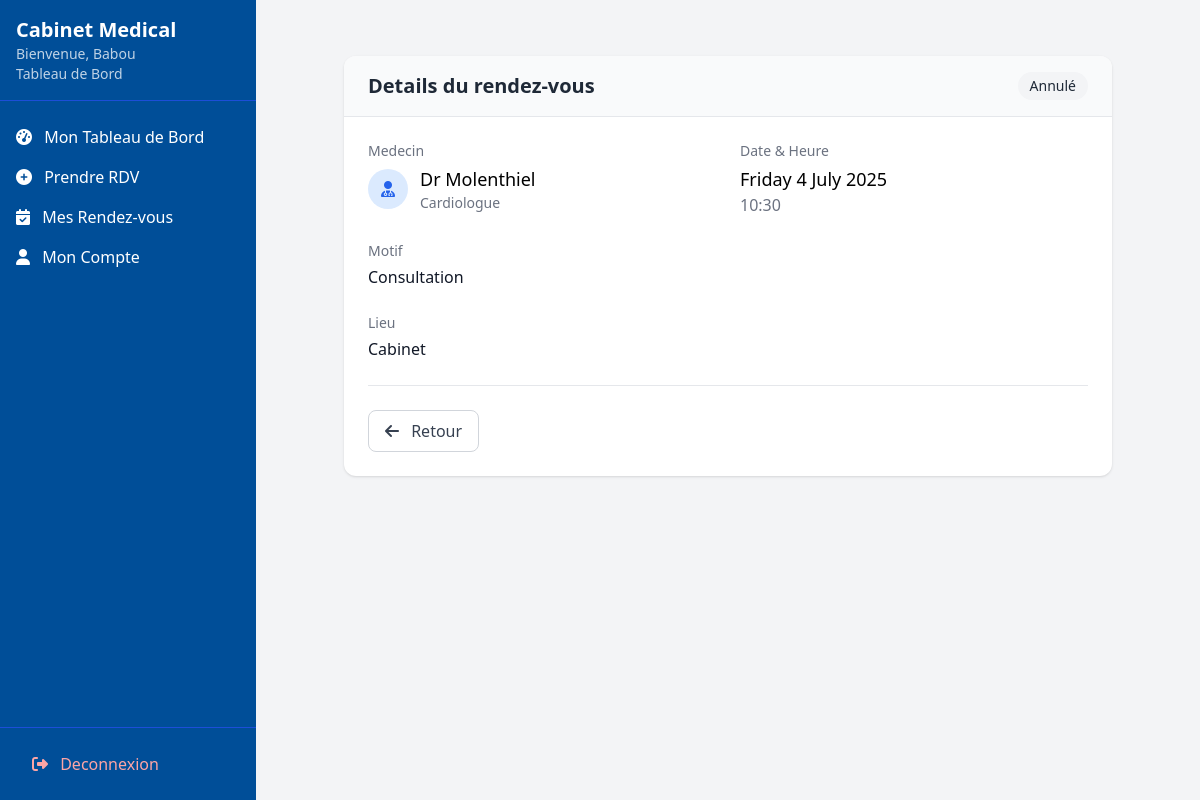
Screenshot of /rendezvous/1/ (signed in) with the database file from the repository.
### utilisateurs/models.py (models this page shows, shortened)
class User(AbstractUser):
    username = None
    email = models.EmailField('email address', unique=True)
    nom = models.CharField(max_length=100)
    prenom = models.CharField(max_length=100)
    is_doctor_request = models.BooleanField(default=False)
    role = models.CharField(
        max_length=20,
        choices=[('patient', 'Patient'), ('docteur', 'Docteur'), ('admin', 'Administrateur')],
        default='patient'
    )
    telephone = models.CharField(max_length=20, blank=True, null=True)
    date_naiss = models.DateField(null=True, blank=True)
    adresse = models.TextField(blank=True)
    genre = models.CharField(max_length=1, choices=[('M', 'Masculin'), ('F', 'Féminin'), ('O', 'Autre')], blank=True)
    verification_code = models.CharField(max_length=6, null=True, blank=True)
    code_expires_at = models.DateTimeField(null=True, blank=True)  #  pour expiration
    USERNAME_FIELD = 'email'
    REQUIRED_FIELDS = ['nom', 'prenom']
    objects = UserManager()
    class Meta:
        db_table = 'utilisateurs_user'
    @property
    def docteur(self):
        """Propriete pour acceder au profil docteur de maniere coherente"""
        return self.docteur_profile
    @property
    def patient(self):
        """Propriete pour acceder au profil patient"""
        return self.patient_profile

class Docteur(models.Model):
    user = models.OneToOneField(User, on_delete=models.CASCADE, related_name='docteur_profile')
    specialite = models.ForeignKey(Specialite, on_delete=models.SET_NULL, null=True)
    est_approuve = models.BooleanField(default=False)  # Approuve par l'admin
    numero_licence = models.CharField(max_length=50, unique=True,null=True)
    bio = models.TextField(blank=True)
    experience = models.PositiveIntegerField(default=0)
    consultation_fee = models.DecimalField(max_digits=10, decimal_places=2, default=0.00)

class Specialite(models.Model):
    nom = models.CharField(max_length=100, unique=True)
    description = models.TextField(blank=True)
    class Meta:
        verbose_name = "Specialite"
        verbose_name_plural = "Specialites"
        ordering = ['nom']
    nom = models.CharField(max_length=100)
    description = models.TextField(blank=True)
    def __str__(self):
        return self.nom

### rendez_vous/models.py (models this page shows, shortened)
class RendezVous(models.Model):
    STATUT_CHOICES = [
        ('en_attente', 'En attente'),
        ('confirme', 'Confirmé'),
        ('refuse', 'Refusé'),
        ('annule', 'Annulé')
    ]
    docteur = models.ForeignKey(Docteur, on_delete=models.CASCADE, related_name='rendez_vous')
    patient = models.ForeignKey(Patient, on_delete=models.CASCADE, related_name='rendez_vous')
    titre = models.CharField(max_length=255)
    creneau = models.ForeignKey('CreneauHoraire', on_delete=models.CASCADE, null=True, blank=True)
    date = models.DateField()  #  conserver pour compatibilite
    heure = models.TimeField()  # conserver pour compatibilite
    statut = models.CharField(
        max_length=20,
        choices=STATUT_CHOICES,
        default='en_attente'
    )
    lieu = models.CharField(max_length=255, verbose_name="Lieu du rendez-vous")
    STATUT_CHOICES = [
        ('en_attente', 'En attente'),
        ('confirme', 'Confirmé'),
        ('refuse', 'Refusé'),
        ('annule', 'Annulé')
    ]
    docteur = models.ForeignKey(Docteur, on_delete=models.CASCADE, related_name='rendez_vous')
    patient = models.ForeignKey(Patient, on_delete=models.CASCADE, related_name='rendez_vous')
    titre = models.CharField(max_length=255)
    date = models.DateField()
    heure = models.TimeField()
    statut = models.CharField(
        max_length=20,
        choices=STATUT_CHOICES,
        default='en_attente'
    )
    lieu = models.CharField(max_length=255, verbose_name="Lieu du rendez-vous")
    class Meta:
        ordering = ['date', 'heure']
        verbose_name_plural = "Rendez-vous"

### rendez_vous/views.py (the view)
# urls.py: path('rendezvous/<int:pk>/', detail_rendezvous, name='detail_rendezvous'),
def detail_rendezvous(request, pk):
    rdv = get_object_or_404(RendezVous, pk=pk, patient__user=request.user)
    if request.method == 'POST':
        if 'annuler' in request.POST and rdv.statut == 'en_attente':
            rdv.statut = 'annule'
            rdv.save()
            messages.success(request, "Le rendez-vous a ete annule.")
            return redirect('liste_rendezvous_patient')
    return render(request, 'rendezvous/detail_rendezvous.html', {
        'rdv': rdv,
        'peut_annuler': rdv.statut == 'en_attente'
    })

### templates/rendezvous/detail_rendezvous.html (shortened to what this page needs)
{% extends "base_dashboard.html" %}
{% load static %}
{% block content %}
<div class="container mx-auto px-4 py-8">
    <div class="bg-white rounded-xl shadow overflow-hidden max-w-3xl mx-auto">
        <div class="px-6 py-4 border-b bg-gray-50">
            <div class="flex justify-between items-center">
                <h1 class="text-xl font-bold text-gray-800">Details du rendez-vous</h1>
                <span class="px-3 py-1 rounded-full text-sm font-medium
                    {% if rdv.statut == 'confirme' %}bg-green-100 text-green-800
                    {% elif rdv.statut == 'en_attente' %}bg-yellow-100 text-yellow-800
                    {% else %}bg-gray-100 text-gray-800{% endif %}">
                    {{ rdv.get_statut_display }}
                </span>
            </div>
        </div>
        <div class="p-6">
            <div class="grid grid-cols-1 md:grid-cols-2 gap-6 mb-6">
                <div>
                    <h3 class="text-sm font-medium text-gray-500">Medecin</h3>
                    <div class="mt-1 flex items-center">
                        <div class="h-10 w-10 rounded-full bg-blue-100 flex items-center justify-center mr-3">
                            <i class="fas fa-user-md text-blue-600"></i>
                        </div>
                        <div>
                            <p class="text-lg font-medium">Dr {{ rdv.docteur.user.nom}}</p>
                            <p class="text-sm text-gray-500">{{ rdv.docteur.specialite }}</p>
                        </div>
                    </div>
                </div>
                <div>
                    <h3 class="text-sm font-medium text-gray-500">Date & Heure</h3>
                    <p class="mt-1 text-lg">{{ rdv.date|date:"l j F Y" }}</p>
                    <p class="text-gray-500">{{ rdv.heure|time:"H:i" }}</p>
                </div>
            </div>
            <div class="mb-6">
                <h3 class="text-sm font-medium text-gray-500">Motif</h3>
                <p class="mt-1 text-gray-900">{{ rdv.titre }}</p>
            </div>
            <div class="mb-6">
                <h3 class="text-sm font-medium text-gray-500">Lieu</h3>
                <p class="mt-1 text-gray-900">{{ rdv.lieu }}</p>
            </div>
            <div class="border-t pt-6 flex justify-between">
                <a href="{% url 'liste_rendezvous_patient' %}"
                   class="px-4 py-2 border border-gray-300 rounded-lg text-gray-700 hover:bg-gray-50">
                    <i class="fas fa-arrow-left mr-2"></i> Retour
                </a>
            </div>
        </div>
    </div>
</div>
{% endblock %}

### templates/base_dashboard.html (shortened to what this page needs)
<!DOCTYPE html>
<html lang="fr">
<head>
    <script src="https://cdn.tailwindcss.com"></script>
    <link rel="stylesheet" href="https://cdnjs.cloudflare.com/ajax/libs/font-awesome/6.4.0/css/all.min.css">
</head>
<body class="bg-gray-100 font-sans">
    <div class="flex h-screen">
        <div class="sidebar w-64 bg-[#004e98] text-white fixed h-full">
            <div class="p-4 border-b border-blue-700">
                <a href="{% url "index" %}"><h1 class="text-xl font-bold">Cabinet Medical</h1></a>
                <p class="text-sm opacity-75">Bienvenue, {{ request.user.prenom }}</p>
                <p class="text-sm opacity-75">Tableau de Bord</p>
            </div>
            <nav class="mt-4">
                {% if request.user.role == 'admin' %}
                  <div class="space-y-1">
                      <a href="{% url "admed_dashboard" %}" class="block py-2 px-4 hover:bg-blue-700">
                          <i class="fas fa-tachometer-alt mr-2"></i> Tableau de bord
                      </a>
                      <a href="{% url "admin_docteurs_list" %}" class="block py-2 px-4 hover:bg-blue-700">
                          <i class="fas fa-user-md mr-2"></i> Medecins
                      </a>
                      <a href="{% url "admin_patients_list" %}" class="block py-2 px-4 hover:bg-blue-700">
                          <i class="fas fa-user-injured mr-2"></i> Patients
                      </a>
                      <a href="{% url "admin_specialites" %}" class="block py-2 px-4 hover:bg-blue-700">
                         <i class="fas fa-stethoscope mr-2"></i> Specialites
                        </a>
                      <a href="{% url "admin_supervision_rdv" %}" class="block py-2 px-4 hover:bg-blue-700">
                        <i class="fas fa-calendar-check mr-2"></i> Supervision RDV
                        </a>
                     <a href="{% url "admin_profile" %}" class="block py-2 px-4 hover:bg-blue-700">
                        <i class="fas fa-user mr-2"></i> Mon Compte
                    </a>
                  </div>
                {% elif request.user.role == 'patient' %}
                    <a href="{% url 'patient_dashboard' %}" class="block py-2 px-4 hover:bg-blue-700">
                        <i class="fas fa-tachometer-alt mr-2"></i> Mon Tableau de Bord
                    </a>
                    <a href="{% url "demander_rendezvous" %}" class="block py-2 px-4 hover:bg-blue-700">
                        <i class="fas fa-plus-circle mr-2"></i> Prendre RDV
                    </a>
                    <a href="{% url "liste_rendezvous_patient" %}" class="block py-2 px-4 hover:bg-blue-700">
                        <i class="fas fa-calendar-check mr-2"></i> Mes Rendez-vous
                    </a>
                    <a href="{% url "patient_profile" %}" class="block py-2 px-4 hover:bg-blue-700">
                        <i class="fas fa-user mr-2"></i> Mon Compte
                    </a>
                {% endif %}
                <div class="absolute bottom-0 w-full p-4 border-t border-blue-700">
                    <a href="{% url 'logout' %}" class="block py-2 px-4 text-red-300 hover:bg-blue-700 rounded">
                        <i class="fas fa-sign-out-alt mr-2"></i> Deconnexion
                    </a>
                </div>
            </nav>
        </div>
        <div class="flex-1 ml-64">
            <main class="p-6">
                {% block content %}
                {% endblock %}
            </main>
        </div>
    </div>
</body>
</html>

### templates/base_dashboard.html (style rules this page uses)
.sidebar { transition: all 0.3s; }

### rows the page displays
User: user.prenom "Babou"
RendezVous: statut "Annulé", docteur.user.nom "Molenthiel", docteur.specialite "Cardiologue", date "Friday 4 July 2025", heure "10:30", titre "Consultation", lieu "Cabinet"
